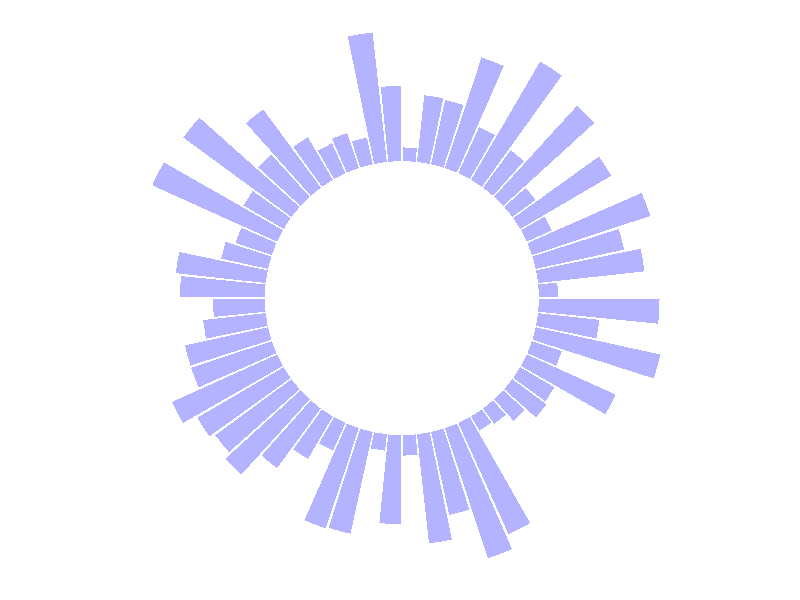

Recreate this plot in R.
# Libraries
library(tidyverse)

# Create dataset
data <- data.frame(
  id = seq(1, 60),
  individual = paste("Mister ", seq(1, 60), sep = ""),
  value = sample(seq(10, 100), 60, replace = T)
)

data


# Make the plot
p <- ggplot(data, aes(x = as.factor(id), y = value)) + # Note that id is a factor. If x is numeric, there is some space between the first bar

  # This add the bars with a blue color
  geom_bar(stat = "identity", fill = alpha("blue", 0.3)) +

  # Limits of the plot = very important. The negative value controls the size of the inner circle, the positive one is useful to add size over each bar
  ylim(-100, 120) +

  # Custom the theme: no axis title and no cartesian grid
  theme_minimal() +
  theme(
    axis.text = element_blank(),
    axis.title = element_blank(),
    panel.grid = element_blank(),
    plot.margin = unit(rep(-2, 4), "cm") # This remove unnecessary margin around plot
  ) +

  # This makes the coordinate polar instead of cartesian.
  coord_polar(start = 0)
  
# png("rplot.png", width = 350, height = 350)


  # dev.off() 
